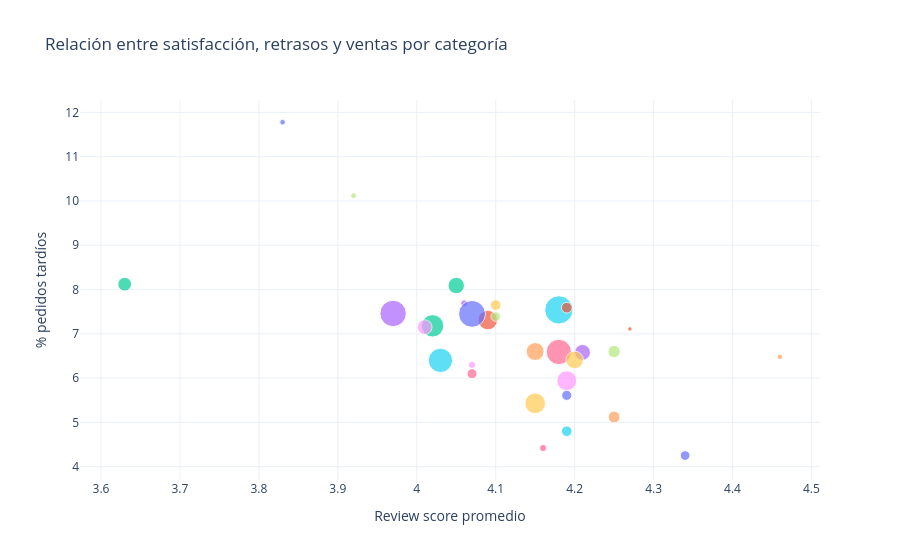

Notebook code for this chart:
### Code cell
category_bubble = category_summary[
    (category_summary["main_category"] != "Unknown") &
    (category_summary["pedidos"] >= 300)
].copy()

fig = px.scatter(
    category_bubble,
    x="review_score_promedio",
    y="porcentaje_tardios",
    size="ventas",
    color="main_category",
    hover_name="main_category",
    title="Relación entre satisfacción, retrasos y ventas por categoría",
    labels={
        "review_score_promedio": "Review score promedio",
        "porcentaje_tardios": "% pedidos tardíos"
    }
)

fig.update_layout(showlegend=False)
fig.show()

### Figure 1 — Plotly figure (JSON) as saved in the notebook; plotly's stock layout.template omitted (floating-point values rounded to 4 significant figures)
{"data": [{"hovertemplate": "<b>%{hovertext}</b><br><br>main_category=audio<br>Review score promedio=%{x}<br>% pedidos tardíos=%{y}<br>ventas=%{marker.size}<extra></extra>", "hovertext": ["audio"], "legendgroup": "audio", "marker": {"color": "#636efa", "size": [58090.0], "sizemode": "area", "sizeref": 3608.0, "symbol": "circle"}, "mode": "markers", "name": "audio", "orientation": "v", "showlegend": true, "type": "scatter", "x": [3.83], "xaxis": "x", "y": [11.78], "yaxis": "y"}, {"hovertemplate": "<b>%{hovertext}</b><br><br>main_category=auto<br>Review score promedio=%{x}<br>% pedidos tardíos=%{y}<br>ventas=%{marker.size}<extra></extra>", "hovertext": ["auto"], "legendgroup": "auto", "marker": {"color": "#EF553B", "size": [687600.0], "sizemode": "area", "sizeref": 3608.0, "symbol": "circle"}, "mode": "markers", "name": "auto", "orientation": "v", "showlegend": true, "type": "scatter", "x": [4.09], "xaxis": "x", "y": [7.31], "yaxis": "y"}, {"hovertemplate": "<b>%{hovertext}</b><br><br>main_category=baby<br>Review score promedio=%{x}<br>% pedidos tardíos=%{y}<br>ventas=%{marker.size}<extra></extra>", "hovertext": ["baby"], "legendgroup": "baby", "marker": {"color": "#00cc96", "size": [487300.0], "sizemode": "area", "sizeref": 3608.0, "symbol": "circle"}, "mode": "markers", "name": "baby", "orientation": "v", "showlegend": true, "type": "scatter", "x": [4.05], "xaxis": "x", "y": [8.09], "yaxis": "y"}, {"hovertemplate": "<b>%{hovertext}</b><br><br>main_category=bed_bath_table<br>Review score promedio=%{x}<br>% pedidos tardíos=%{y}<br>ventas=%{marker.size}<extra></extra>", "hovertext": ["bed_bath_table"], "legendgroup": "bed_bath_table", "marker": {"color": "#ab63fa", "size": [1258000.0], "sizemode": "area", "sizeref": 3608.0, "symbol": "circle"}, "mode": "markers", "name": "bed_bath_table", "orientation": "v", "showlegend": true, "type": "scatter", "x": [3.97], "xaxis": "x", "y": [7.46], "yaxis": "y"}, {"hovertemplate": "<b>%{hovertext}</b><br><br>main_category=books_general_interest<br>Review score promedio=%{x}<br>% pedidos tardíos=%{y}<br>ventas=%{marker.size}<extra></extra>", "hovertext": ["books_general_interest"], "legendgroup": "books_general_interest", "marker": {"color": "#FFA15A", "size": [56250.0], "sizemode": "area", "sizeref": 3608.0, "symbol": "circle"}, "mode": "markers", "name": "books_general_interest", "orientation": "v", "showlegend": true, "type": "scatter", "x": [4.46], "xaxis": "x", "y": [6.48], "yaxis": "y"}, {"hovertemplate": "<b>%{hovertext}</b><br><br>main_category=computers_accessories<br>Review score promedio=%{x}<br>% pedidos tardíos=%{y}<br>ventas=%{marker.size}<extra></extra>", "hovertext": ["computers_accessories"], "legendgroup": "computers_accessories", "marker": {"color": "#19d3f3", "size": [1064000.0], "sizemode": "area", "sizeref": 3608.0, "symbol": "circle"}, "mode": "markers", "name": "computers_accessories", "orientation": "v", "showlegend": true, "type": "scatter", "x": [4.03], "xaxis": "x", "y": [6.4], "yaxis": "y"}, {"hovertemplate": "<b>%{hovertext}</b><br><br>main_category=consoles_games<br>Review score promedio=%{x}<br>% pedidos tardíos=%{y}<br>ventas=%{marker.size}<extra></extra>", "hovertext": ["consoles_games"], "legendgroup": "consoles_games", "marker": {"color": "#FF6692", "size": [177800.0], "sizemode": "area", "sizeref": 3608.0, "symbol": "circle"}, "mode": "markers", "name": "consoles_games", "orientation": "v", "showlegend": true, "type": "scatter", "x": [4.07], "xaxis": "x", "y": [6.1], "yaxis": "y"}, {"hovertemplate": "<b>%{hovertext}</b><br><br>main_category=construction_tools_construction<br>Review score promedio=%{x}<br>% pedidos tardíos=%{y}<br>ventas=%{marker.size}<extra></extra>", "hovertext": ["construction_tools_construction"], "legendgroup": "construction_tools_construction", "marker": {"color": "#B6E880", "size": [166900.0], "sizemode": "area", "sizeref": 3608.0, "symbol": "circle"}, "mode": "markers", "name": "construction_tools_construction", "orientation": "v", "showlegend": true, "type": "scatter", "x": [4.1], "xaxis": "x", "y": [7.39], "yaxis": "y"}, {"hovertemplate": "<b>%{hovertext}</b><br><br>main_category=cool_stuff<br>Review score promedio=%{x}<br>% pedidos tardíos=%{y}<br>ventas=%{marker.size}<extra></extra>", "hovertext": ["cool_stuff"], "legendgroup": "cool_stuff", "marker": {"color": "#FF97FF", "size": [716400.0], "sizemode": "area", "sizeref": 3608.0, "symbol": "circle"}, "mode": "markers", "name": "cool_stuff", "orientation": "v", "showlegend": true, "type": "scatter", "x": [4.19], "xaxis": "x", "y": [5.94], "yaxis": "y"}, {"hovertemplate": "<b>%{hovertext}</b><br><br>main_category=electronics<br>Review score promedio=%{x}<br>% pedidos tardíos=%{y}<br>ventas=%{marker.size}<extra></extra>", "hovertext": ["electronics"], "legendgroup": "electronics", "marker": {"color": "#FECB52", "size": [208500.0], "sizemode": "area", "sizeref": 3608.0, "symbol": "circle"}, "mode": "markers", "name": "electronics", "orientation": "v", "showlegend": true, "type": "scatter", "x": [4.1], "xaxis": "x", "y": [7.65], "yaxis": "y"}, {"hovertemplate": "<b>%{hovertext}</b><br><br>main_category=fashion_bags_accessories<br>Review score promedio=%{x}<br>% pedidos tardíos=%{y}<br>ventas=%{marker.size}<extra></extra>", "hovertext": ["fashion_bags_accessories"], "legendgroup": "fashion_bags_accessories", "marker": {"color": "#636efa", "size": [184900.0], "sizemode": "area", "sizeref": 3608.0, "symbol": "circle"}, "mode": "markers", "name": "fashion_bags_accessories", "orientation": "v", "showlegend": true, "type": "scatter", "x": [4.19], "xaxis": "x", "y": [5.61], "yaxis": "y"}, {"hovertemplate": "<b>%{hovertext}</b><br><br>main_category=food<br>Review score promedio=%{x}<br>% pedidos tardíos=%{y}<br>ventas=%{marker.size}<extra></extra>", "hovertext": ["food"], "legendgroup": "food", "marker": {"color": "#EF553B", "size": [36480.0], "sizemode": "area", "sizeref": 3608.0, "symbol": "circle"}, "mode": "markers", "name": "food", "orientation": "v", "showlegend": true, "type": "scatter", "x": [4.27], "xaxis": "x", "y": [7.11], "yaxis": "y"}, {"hovertemplate": "<b>%{hovertext}</b><br><br>main_category=furniture_decor<br>Review score promedio=%{x}<br>% pedidos tardíos=%{y}<br>ventas=%{marker.size}<extra></extra>", "hovertext": ["furniture_decor"], "legendgroup": "furniture_decor", "marker": {"color": "#00cc96", "size": [907000.0], "sizemode": "area", "sizeref": 3608.0, "symbol": "circle"}, "mode": "markers", "name": "furniture_decor", "orientation": "v", "showlegend": true, "type": "scatter", "x": [4.02], "xaxis": "x", "y": [7.18], "yaxis": "y"}, {"hovertemplate": "<b>%{hovertext}</b><br><br>main_category=furniture_living_room<br>Review score promedio=%{x}<br>% pedidos tardíos=%{y}<br>ventas=%{marker.size}<extra></extra>", "hovertext": ["furniture_living_room"], "legendgroup": "furniture_living_room", "marker": {"color": "#ab63fa", "size": [85700.0], "sizemode": "area", "sizeref": 3608.0, "symbol": "circle"}, "mode": "markers", "name": "furniture_living_room", "orientation": "v", "showlegend": true, "type": "scatter", "x": [4.06], "xaxis": "x", "y": [7.69], "yaxis": "y"}, {"hovertemplate": "<b>%{hovertext}</b><br><br>main_category=garden_tools<br>Review score promedio=%{x}<br>% pedidos tardíos=%{y}<br>ventas=%{marker.size}<extra></extra>", "hovertext": ["garden_tools"], "legendgroup": "garden_tools", "marker": {"color": "#FFA15A", "size": [583200.0], "sizemode": "area", "sizeref": 3608.0, "symbol": "circle"}, "mode": "markers", "name": "garden_tools", "orientation": "v", "showlegend": true, "type": "scatter", "x": [4.15], "xaxis": "x", "y": [6.6], "yaxis": "y"}, {"hovertemplate": "<b>%{hovertext}</b><br><br>main_category=health_beauty<br>Review score promedio=%{x}<br>% pedidos tardíos=%{y}<br>ventas=%{marker.size}<extra></extra>", "hovertext": ["health_beauty"], "legendgroup": "health_beauty", "marker": {"color": "#19d3f3", "size": [1443000.0], "sizemode": "area", "sizeref": 3608.0, "symbol": "circle"}, "mode": "markers", "name": "health_beauty", "orientation": "v", "showlegend": true, "type": "scatter", "x": [4.18], "xaxis": "x", "y": [7.54], "yaxis": "y"}, {"hovertemplate": "<b>%{hovertext}</b><br><br>main_category=home_appliances<br>Review score promedio=%{x}<br>% pedidos tardíos=%{y}<br>ventas=%{marker.size}<extra></extra>", "hovertext": ["home_appliances"], "legendgroup": "home_appliances", "marker": {"color": "#FF6692", "size": [95000.0], "sizemode": "area", "sizeref": 3608.0, "symbol": "circle"}, "mode": "markers", "name": "home_appliances", "orientation": "v", "showlegend": true, "type": "scatter", "x": [4.16], "xaxis": "x", "y": [4.42], "yaxis": "y"}, {"hovertemplate": "<b>%{hovertext}</b><br><br>main_category=home_confort<br>Review score promedio=%{x}<br>% pedidos tardíos=%{y}<br>ventas=%{marker.size}<extra></extra>", "hovertext": ["home_confort"], "legendgroup": "home_confort", "marker": {"color": "#B6E880", "size": [61860.0], "sizemode": "area", "sizeref": 3608.0, "symbol": "circle"}, "mode": "markers", "name": "home_confort", "orientation": "v", "showlegend": true, "type": "scatter", "x": [3.92], "xaxis": "x", "y": [10.12], "yaxis": "y"}, {"hovertemplate": "<b>%{hovertext}</b><br><br>main_category=home_construction<br>Review score promedio=%{x}<br>% pedidos tardíos=%{y}<br>ventas=%{marker.size}<extra></extra>", "hovertext": ["home_construction"], "legendgroup": "home_construction", "marker": {"color": "#FF97FF", "size": [93570.0], "sizemode": "area", "sizeref": 3608.0, "symbol": "circle"}, "mode": "markers", "name": "home_construction", "orientation": "v", "showlegend": true, "type": "scatter", "x": [4.07], "xaxis": "x", "y": [6.3], "yaxis": "y"}, {"hovertemplate": "<b>%{hovertext}</b><br><br>main_category=housewares<br>Review score promedio=%{x}<br>% pedidos tardíos=%{y}<br>ventas=%{marker.size}<extra></extra>", "hovertext": ["housewares"], "legendgroup": "housewares", "marker": {"color": "#FECB52", "size": [775100.0], "sizemode": "area", "sizeref": 3608.0, "symbol": "circle"}, "mode": "markers", "name": "housewares", "orientation": "v", "showlegend": true, "type": "scatter", "x": [4.15], "xaxis": "x", "y": [5.43], "yaxis": "y"}, {"hovertemplate": "<b>%{hovertext}</b><br><br>main_category=luggage_accessories<br>Review score promedio=%{x}<br>% pedidos tardíos=%{y}<br>ventas=%{marker.size}<extra></extra>", "hovertext": ["luggage_accessories"], "legendgroup": "luggage_accessories", "marker": {"color": "#636efa", "size": [170500.0], "sizemode": "area", "sizeref": 3608.0, "symbol": "circle"}, "mode": "markers", "name": "luggage_accessories", "orientation": "v", "showlegend": true, "type": "scatter", "x": [4.34], "xaxis": "x", "y": [4.25], "yaxis": "y"}, {"hovertemplate": "<b>%{hovertext}</b><br><br>main_category=musical_instruments<br>Review score promedio=%{x}<br>% pedidos tardíos=%{y}<br>ventas=%{marker.size}<extra></extra>", "hovertext": ["musical_instruments"], "legendgroup": "musical_instruments", "marker": {"color": "#EF553B", "size": [210000.0], "sizemode": "area", "sizeref": 3608.0, "symbol": "circle"}, "mode": "markers", "name": "musical_instruments", "orientation": "v", "showlegend": true, "type": "scatter", "x": [4.19], "xaxis": "x", "y": [7.59], "yaxis": "y"}, {"hovertemplate": "<b>%{hovertext}</b><br><br>main_category=office_furniture<br>Review score promedio=%{x}<br>% pedidos tardíos=%{y}<br>ventas=%{marker.size}<extra></extra>", "hovertext": ["office_furniture"], "legendgroup": "office_furniture", "marker": {"color": "#00cc96", "size": [341200.0], "sizemode": "area", "sizeref": 3608.0, "symbol": "circle"}, "mode": "markers", "name": "office_furniture", "orientation": "v", "showlegend": true, "type": "scatter", "x": [3.63], "xaxis": "x", "y": [8.12], "yaxis": "y"}, {"hovertemplate": "<b>%{hovertext}</b><br><br>main_category=perfumery<br>Review score promedio=%{x}<br>% pedidos tardíos=%{y}<br>ventas=%{marker.size}<extra></extra>", "hovertext": ["perfumery"], "legendgroup": "perfumery", "marker": {"color": "#ab63fa", "size": [453200.0], "sizemode": "area", "sizeref": 3608.0, "symbol": "circle"}, "mode": "markers", "name": "perfumery", "orientation": "v", "showlegend": true, "type": "scatter", "x": [4.21], "xaxis": "x", "y": [6.58], "yaxis": "y"}, {"hovertemplate": "<b>%{hovertext}</b><br><br>main_category=pet_shop<br>Review score promedio=%{x}<br>% pedidos tardíos=%{y}<br>ventas=%{marker.size}<extra></extra>", "hovertext": ["pet_shop"], "legendgroup": "pet_shop", "marker": {"color": "#FFA15A", "size": [253900.0], "sizemode": "area", "sizeref": 3608.0, "symbol": "circle"}, "mode": "markers", "name": "pet_shop", "orientation": "v", "showlegend": true, "type": "scatter", "x": [4.25], "xaxis": "x", "y": [5.12], "yaxis": "y"}, {"hovertemplate": "<b>%{hovertext}</b><br><br>main_category=small_appliances<br>Review score promedio=%{x}<br>% pedidos tardíos=%{y}<br>ventas=%{marker.size}<extra></extra>", "hovertext": ["small_appliances"], "legendgroup": "small_appliances", "marker": {"color": "#19d3f3", "size": [205300.0], "sizemode": "area", "sizeref": 3608.0, "symbol": "circle"}, "mode": "markers", "name": "small_appliances", "orientation": "v", "showlegend": true, "type": "scatter", "x": [4.19], "xaxis": "x", "y": [4.8], "yaxis": "y"}, {"hovertemplate": "<b>%{hovertext}</b><br><br>main_category=sports_leisure<br>Review score promedio=%{x}<br>% pedidos tardíos=%{y}<br>ventas=%{marker.size}<extra></extra>", "hovertext": ["sports_leisure"], "legendgroup": "sports_leisure", "marker": {"color": "#FF6692", "size": [1154000.0], "sizemode": "area", "sizeref": 3608.0, "symbol": "circle"}, "mode": "markers", "name": "sports_leisure", "orientation": "v", "showlegend": true, "type": "scatter", "x": [4.18], "xaxis": "x", "y": [6.59], "yaxis": "y"}, {"hovertemplate": "<b>%{hovertext}</b><br><br>main_category=stationery<br>Review score promedio=%{x}<br>% pedidos tardíos=%{y}<br>ventas=%{marker.size}<extra></extra>", "hovertext": ["stationery"], "legendgroup": "stationery", "marker": {"color": "#B6E880", "size": [276700.0], "sizemode": "area", "sizeref": 3608.0, "symbol": "circle"}, "mode": "markers", "name": "stationery", "orientation": "v", "showlegend": true, "type": "scatter", "x": [4.25], "xaxis": "x", "y": [6.6], "yaxis": "y"}, {"hovertemplate": "<b>%{hovertext}</b><br><br>main_category=telephony<br>Review score promedio=%{x}<br>% pedidos tardíos=%{y}<br>ventas=%{marker.size}<extra></extra>", "hovertext": ["telephony"], "legendgroup": "telephony", "marker": {"color": "#FF97FF", "size": [393900.0], "sizemode": "area", "sizeref": 3608.0, "symbol": "circle"}, "mode": "markers", "name": "telephony", "orientation": "v", "showlegend": true, "type": "scatter", "x": [4.01], "xaxis": "x", "y": [7.15], "yaxis": "y"}, {"hovertemplate": "<b>%{hovertext}</b><br><br>main_category=toys<br>Review score promedio=%{x}<br>% pedidos tardíos=%{y}<br>ventas=%{marker.size}<extra></extra>", "hovertext": ["toys"], "legendgroup": "toys", "marker": {"color": "#FECB52", "size": [556900.0], "sizemode": "area", "sizeref": 3608.0, "symbol": "circle"}, "mode": "markers", "name": "toys", "orientation": "v", "showlegend": true, "type": "scatter", "x": [4.2], "xaxis": "x", "y": [6.41], "yaxis": "y"}, {"hovertemplate": "<b>%{hovertext}</b><br><br>main_category=watches_gifts<br>Review score promedio=%{x}<br>% pedidos tardíos=%{y}<br>ventas=%{marker.size}<extra></extra>", "hovertext": ["watches_gifts"], "legendgroup": "watches_gifts", "marker": {"color": "#636efa", "size": [1299000.0], "sizemode": "area", "sizeref": 3608.0, "symbol": "circle"}, "mode": "markers", "name": "watches_gifts", "orientation": "v", "showlegend": true, "type": "scatter", "x": [4.07], "xaxis": "x", "y": [7.45], "yaxis": "y"}], "layout": {"legend": {"itemsizing": "constant", "title": {"text": "main_category"}, "tracegroupgap": 0}, "showlegend": false, "title": {"text": "Relación entre satisfacción, retrasos y ventas por categoría"}, "xaxis": {"anchor": "y", "domain": [0, 1], "title": {"text": "Review score promedio"}}, "yaxis": {"anchor": "x", "domain": [0, 1], "title": {"text": "% pedidos tardíos"}}}}
